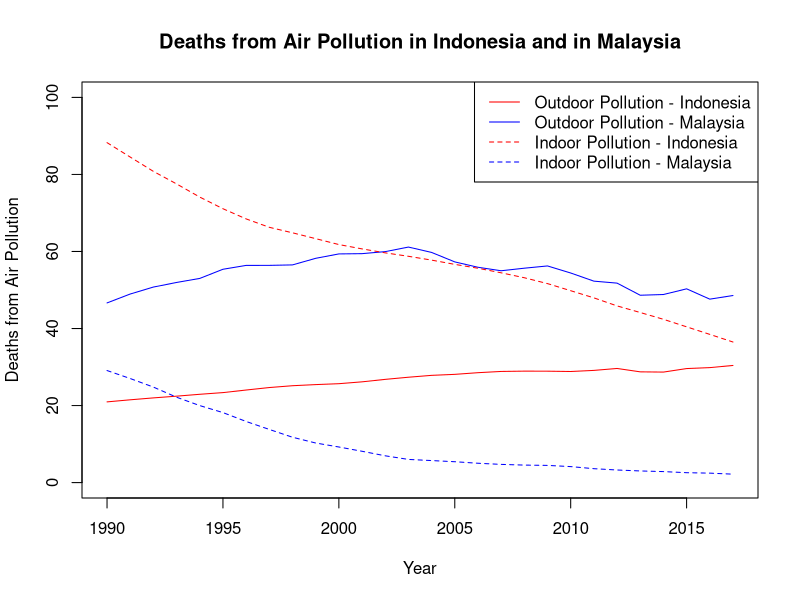
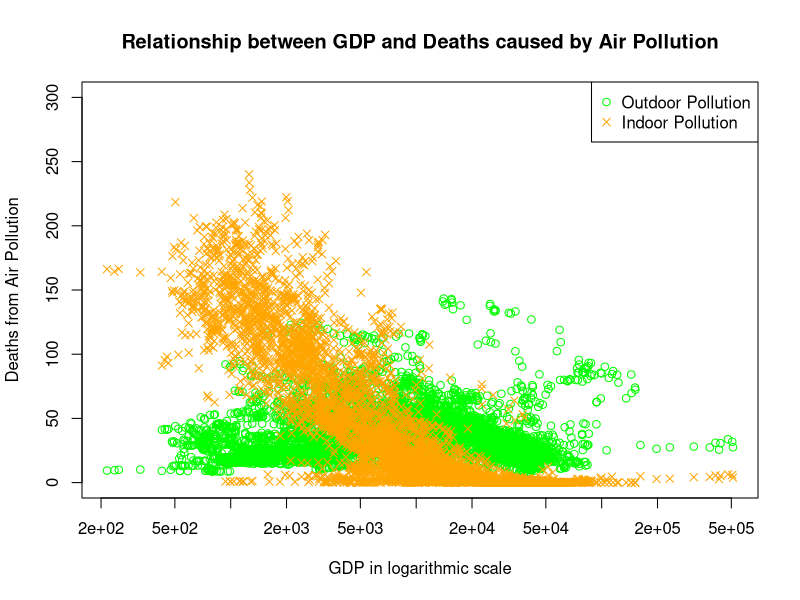

Generate these figures, in order, with R:
##########################

# ESP 106
# Lab 3 (Monday) - graphing

##########################

#In this lab we will start by reading merging in data on economic development and indoor and outdoor air pollution. Then we will practice making some graphs with it.



#1. First read in the three csv files: gdppercapitaandgini and airpollution

#Both data sets are from Our World in Data: ourworldindata.org
#The GDP data set has GDP per capita and the GINI index (a measure of income inequality: https://en.wikipedia.org/wiki/Gini_coefficient)
#The air pollution data set has death rates from indoor and outdoor air pollution - units are in deaths per 100,000 people
#Indoor air pollution is the Household Air Pollution from Solid Fuels
#Outdoor air pollution is split into particulate matter and ozone

#Hint: The column names are long and cumbersome (because they contain information about units et) - you might want to rename some of the columns to make them easier to work with

setwd("C:\\Users\\Benny Panjaitan\\Documents\\GitHub\\esp106-Naomi\\W3 Lab")
apol <- read.csv("airpollution.csv")
gdpgini <- read.csv("gdppercapiandgini.csv")

colnames(apol) <- c("Country","Code","Year","PM","Fuels","Ozone","Total")
colnames(gdpgini) <- c("Country","Code","Year","Population","Continent","GINI","GDP")


#2. Chose two countries that you are interested in and make a plot showing the death rates from
##indoor air pollution and outdoor air pollution (sum of particulate matter and ozone) over time
#Distinguish the countries using different colored lines and the types of pollution 
##using different line types
#Make sure to add a legend and appropriate titles for the axes and plot 

#Hint: you can see all the different country names using unique(x$Entity) 
##where x is the data frame containing the air pollution data
#Then create two new data frames that contain only the rows corresponding 
##to each of the two countries you want to look at
#Create a new column of total outdoor air pollution deaths by summing death rates 
##from particulate matter and ozone
#Use these to make your plot and add the lines you need

#Hint: you might have to set the y scale manually to make sure your plot is wide enough 
##to show both countries. You can do this using the "ylim" argument in plot

#combining PM and Ozone to Outdoor Pollution
apol$Out <- apol$PM + apol$Ozone

#calling only data from Indonesia and Malaysia
idn<-subset(apol, Code=="IDN")
mys<-subset(apol, Code=="MYS")

#plotting (x=Year, y=Pollution)
plot(Out ~ Year, data=idn, type="l", main="Deaths from Air Pollution in Indonesia and in Malaysia", ylab="Deaths from Air Pollution", ylim=c(0,100), col="red")
lines(Out ~ Year, data=mys, col="blue")
lines(Fuels ~ Year, data=idn, col="red", lty=2)
lines(Fuels ~ Year, data=mys, col="blue", lty=2)
countries <- c('Outdoor Pollution - Indonesia', 'Outdoor Pollution - Malaysia', 'Indoor Pollution - Indonesia', 'Indoor Pollution - Malaysia')
legend('topright', countries, lty=c(1,1,2,2), col=c("red","blue"))


#3. Merge the air pollution data with the GDP data using merge()
# Merge is a function that combines data across two data frames by matching ID rows
#By default merge will identify ID rows as those where column names are the same between datasets, but it is safer to specify the columns you want to merge by yourself using "by"
#In our case, we want to merge both by country (either the "Entity" or "Code" columns) and year columns
#Note that by default, the merge function keeps only the entries that appear in both data frames - that is fine for this lab. If you need for other applications, you can change using the all.x or all.y arguments to the function - check out the documentation at ?merge

polgdp <- merge(apol, gdpgini)


#4. Make a plot with two subplots - one showing a scatter plot between log of per-capita GDP (x axis) 
##and indoor air pollution death rate (y axis) and one showing log of per-capita GDP (x axis) 
##and outdoor air pollution (y axis)
#Make sure to add appropriate titles to the plots and axes
#Use ylim to keep the range of the y axis the same between the two plots - 
##this makes it easier for the reader to compare across the two graphs
#STRECTH GOAL CHALLENGE - color the points based on continent. NOT REQUIRED FOR FULL POINTS - 
##a challenge if you want to push yourself - continent info is included in the GDP dataset, 
##but it is only listed for the year 2015
#If you are trying this and getting stuck ASK FOR HELP - there are some tips and tricks for making it easier 

plot(Out~GDP, data=polgdp, log="x", col="green", ylim=c(0,300), ylab="Deaths from Air Pollution", xlab="GDP in logarithmic scale", main="Relationship between GDP and Deaths caused by Air Pollution")
points(Fuels~GDP, data=polgdp, pch=4, col="orange")
pollution <- c ('Outdoor Pollution', 'Indoor Pollution')
legend('topright', pollution, pch=c(1,4), col=c("green","orange"))
